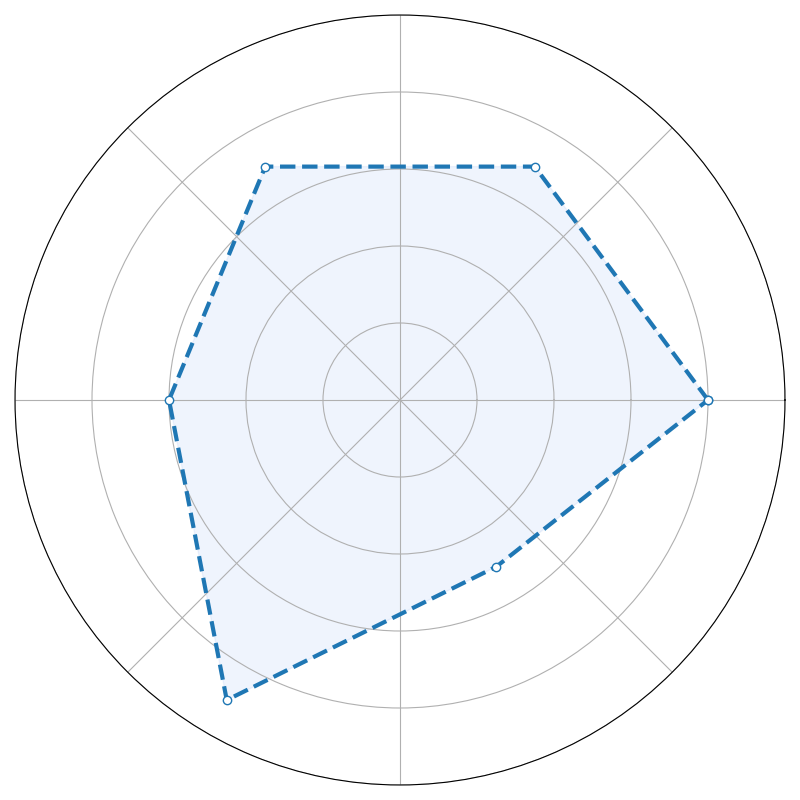

This chart was generated by the following Python code:
import numpy as np
import matplotlib.pyplot as plt
from math import pi

arcane_academy = [7, 8, 5, 9, 6, 8]
elderwood_grove = [8, 6, 9, 8, 5, 7]
silver_spire = [6, 9, 7, 7, 8, 6]
shadow_haven = [8, 7, 7, 6, 9, 5]

academies_data = {
    'Arcane Academy': arcane_academy,
    'Elderwood Grove': elderwood_grove,
    'Silver Spire': silver_spire,
    'Shadow Haven': shadow_haven
}

# A single, consistent color for all academies
consistent_color = 'cornflowerblue'

def create_radar_chart(academy_data, color):
    num_vars = len(academy_data)
    angles = np.linspace(0, 2 * pi, num_vars, endpoint=False).tolist()
    academy_data += academy_data[:1]
    angles += angles[:1]

    fig, ax = plt.subplots(figsize=(8, 8), subplot_kw=dict(polar=True))
    ax.set_rlabel_position(45)
    plt.ylim(0, 10)

    ax.plot(angles, academy_data, linewidth=3, linestyle='--', marker='o', markerfacecolor='white')
    ax.fill(angles, academy_data, color=color, alpha=0.1)

    ax.tick_params(labelbottom=False, labelleft=False)

for academy_name, skill_levels in academies_data.items():
    create_radar_chart(skill_levels, consistent_color)

plt.tight_layout()
plt.show()
